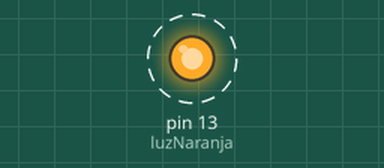
This sketch was run on a simulated Arduino Uno, built with avr-gcc and run on an emulated ATmega328P. Parts: output pins drawn as LEDs (lit = HIGH). Dashed ring = blinking.

Above: at 0.07 s.
Timing chart, 0 to 3.0 s (numbered marks = the images above):
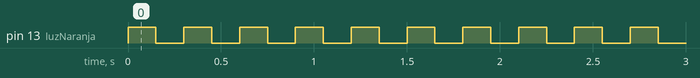

Measured:
- by itself, pin 13 (luzNaranja): alternates HIGH for 0.15 s and LOW for 0.15 s

The sketch:

mi_codigo_de_pana.ino
```cpp
// Ejemplo 1 luz led
// 2022 04 04
// Gabriel López


int luzNaranja = 13;


void setup() {
  // put your setup code here, to run once:
  pinMode(luzNaranja, OUTPUT);

}

void loop() {
  // put your main code here, to run repeatedly:

  digitalWrite(luzNaranja, HIGH);
  delay(150);


  digitalWrite(luzNaranja, LOW);
  delay(150);

}
```
